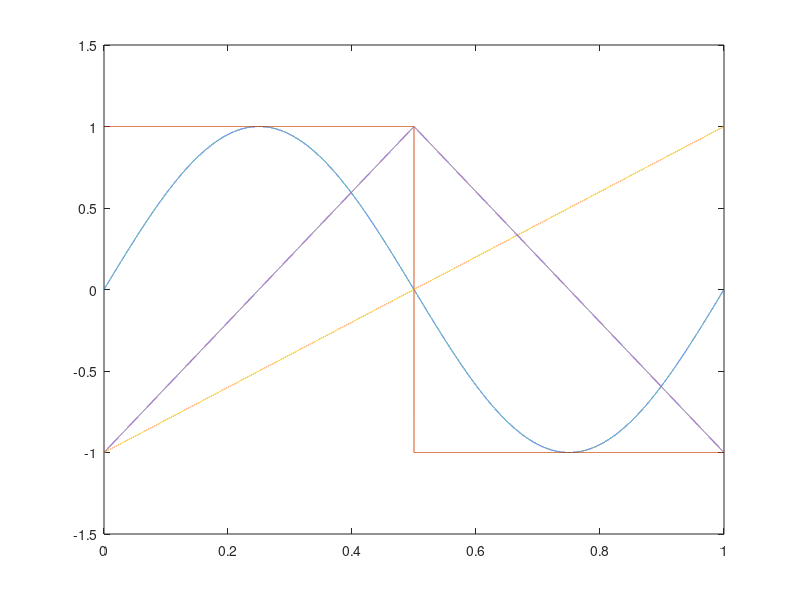
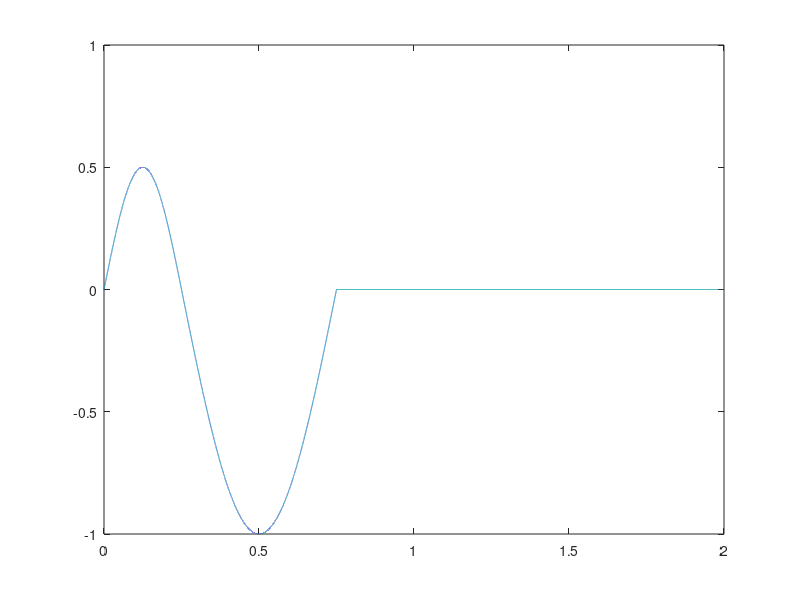

The MATLAB source for these figures, in order:
%% Different waveforms

clear, close all

fs = 44100;

t = (0:44100-1)/fs;
f = 1;

deltaPhase = 2 * pi * f / fs;

phase = 0;
phaseVector = zeros(1,length(t));

for i=1:length(t)
    phase = phase + deltaPhase;
    phaseVector(i) = phase;
end

sineWave = sin(phaseVector);
squareWave = (phaseVector < pi) - (phaseVector > pi);
sawtoothWave = 1/pi*phaseVector - 1;
triangleWave = (phaseVector < pi) .* (-1+2/pi*phaseVector) + ...
    (phaseVector > pi) .* (3-2/pi*phaseVector);

figure
plot(t,sineWave,t,squareWave,t,sawtoothWave,t,triangleWave);


%% Change ratio between positive and negative half-period (sine)

fs = 44100;
posToNegRatio = 0.5;

t = (0:22050*posToNegRatio-1)/fs/posToNegRatio;
t1 = (22050:44100)/fs;

sin1 = sin(2*pi*f*t);
sin2 = sin(2*pi*f*t1);

sinTot = [posToNegRatio*sin1 sin2];

tPlot = (0:44100*2-1)/fs;
figure
plot(tPlot,[sinTot zeros(1,length(tPlot)-length(sinTot))]);

